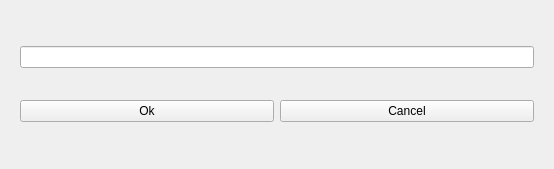
<?xml version="1.0" encoding="UTF-8"?>
<ui version="4.0">
 <class>PasswordForm</class>
 <widget class="QWidget" name="PasswordForm">
  <property name="geometry">
   <rect>
    <x>0</x>
    <y>0</y>
    <width>554</width>
    <height>169</height>
   </rect>
  </property>
  <property name="windowTitle">
   <string>Form</string>
  </property>
  <layout class="QHBoxLayout" name="horizontalLayout">
   <item>
    <widget class="QWidget" name="widget" native="true">
     <layout class="QVBoxLayout" name="verticalLayout">
      <item>
       <layout class="QHBoxLayout" name="horizontalLayout_2">
        <item>
         <widget class="QLineEdit" name="lineEdit"/>
        </item>
       </layout>
      </item>
      <item>
       <layout class="QHBoxLayout" name="horizontalLayout_3">
        <item>
         <layout class="QHBoxLayout" name="horizontalLayout_5"/>
        </item>
        <item>
         <layout class="QHBoxLayout" name="horizontalLayout_6">
          <item>
           <widget class="QPushButton" name="okButton">
            <property name="text">
             <string>Ok</string>
            </property>
           </widget>
          </item>
          <item>
           <widget class="QPushButton" name="cancelButton">
            <property name="text">
             <string>Cancel</string>
            </property>
           </widget>
          </item>
         </layout>
        </item>
       </layout>
      </item>
     </layout>
    </widget>
   </item>
  </layout>
 </widget>
 <resources/>
 <connections/>
</ui>
